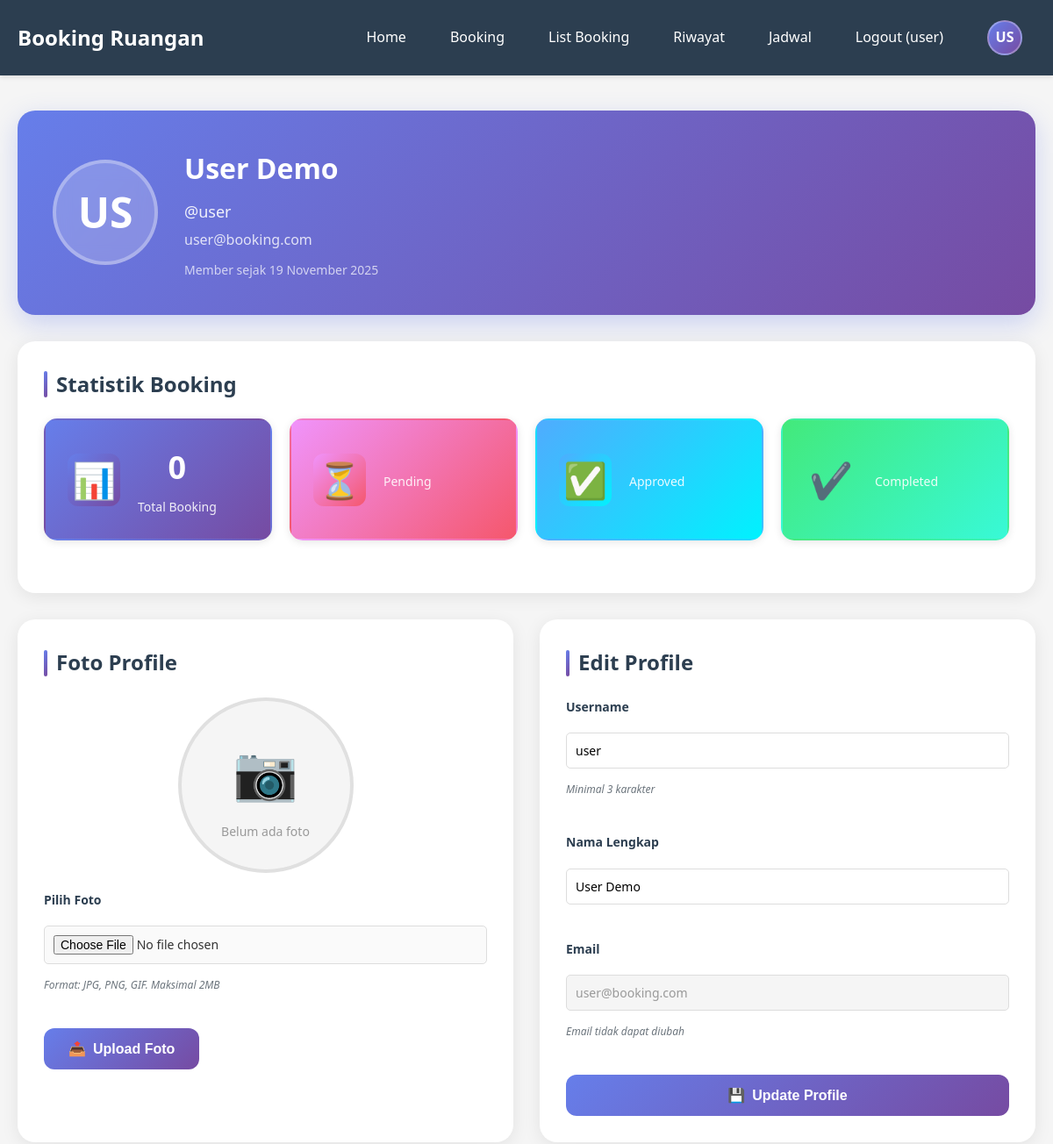
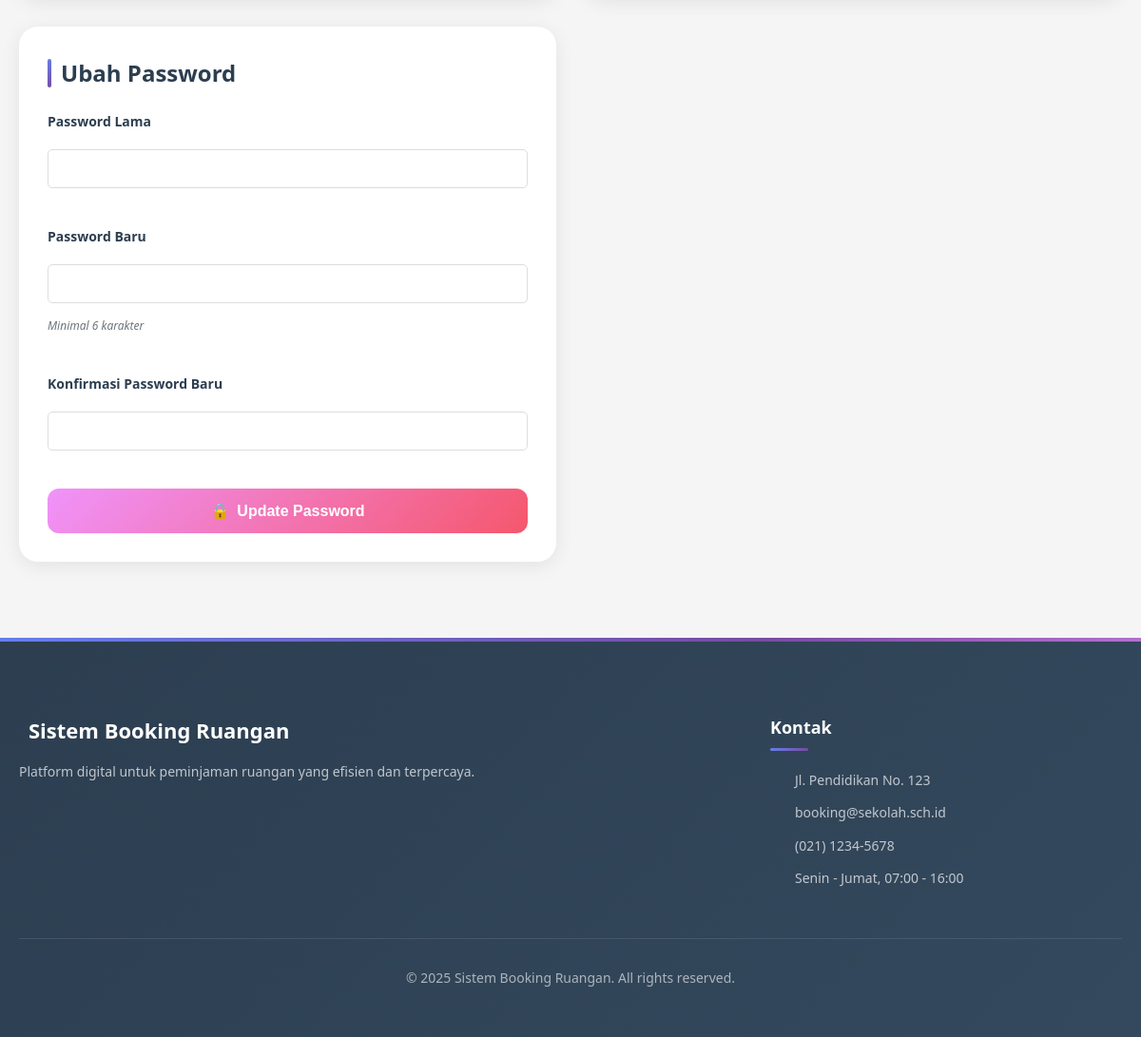
/user/profile.php (signed in), run on the app's committed database (2 pictures, top to bottom).
### tables this page shows
CREATE TABLE IF NOT EXISTS users (
    id INT AUTO_INCREMENT PRIMARY KEY,
    username VARCHAR(50) NOT NULL UNIQUE,
    password VARCHAR(255) NOT NULL,
    nama_lengkap VARCHAR(100) NOT NULL,
    email VARCHAR(100) NOT NULL UNIQUE,
    role ENUM('admin', 'petugas', 'user') DEFAULT 'user',
    profile_picture VARCHAR(255) DEFAULT NULL,
    created_at TIMESTAMP DEFAULT CURRENT_TIMESTAMP
);

### config/functions.php (called while the page is built, shortened)
<?php
function is_logged_in() {
    return isset($_SESSION['user_id']);
}
function is_admin() {
    return isset($_SESSION['role']) && $_SESSION['role'] === 'admin';
}
function is_petugas() {
    return isset($_SESSION['role']) && $_SESSION['role'] === 'petugas';
}
function is_user() {
    return isset($_SESSION['role']) && $_SESSION['role'] === 'user';
}
?>

### user/profile.php (the view, shortened to what this page needs)
<?php
require_once '../config/database.php';
require_once '../config/functions.php';
$user_id = $_SESSION['user_id'];
$query = "SELECT * FROM users WHERE id = ?";
$stmt = mysqli_prepare($conn, $query);
mysqli_stmt_bind_param($stmt, "i", $user_id);
mysqli_stmt_execute($stmt);
$result = mysqli_stmt_get_result($stmt);
$user = mysqli_fetch_assoc($result);
$stats_query = "SELECT
    COUNT(*) as total_booking,
    SUM(CASE WHEN status = 'pending' THEN 1 ELSE 0 END) as pending,
    SUM(CASE WHEN status = 'approved' THEN 1 ELSE 0 END) as approved,
    SUM(CASE WHEN status = 'completed' THEN 1 ELSE 0 END) as completed,
    SUM(CASE WHEN status = 'rejected' THEN 1 ELSE 0 END) as rejected,
    SUM(CASE WHEN status = 'cancelled' THEN 1 ELSE 0 END) as cancelled
FROM booking WHERE user_id = ?";
$stmt_stats = mysqli_prepare($conn, $stats_query);
mysqli_stmt_bind_param($stmt_stats, "i", $user_id);
mysqli_stmt_execute($stmt_stats);
$stats_result = mysqli_stmt_get_result($stmt_stats);
$stats = mysqli_fetch_assoc($stats_result);
include '../includes/header.php';
include '../includes/navbar.php';
?>
<div class="container-profile">
    <div class="profile-header">
        <div class="profile-header-content">
            <div class="profile-avatar">
                <?php if (isset($user['profile_picture']) && $user['profile_picture']): ?>
                    <img src="/PlsworkUKK/uploads/profile/<?php echo htmlspecialchars($user['profile_picture']); ?>" alt="Profile Picture" class="avatar-image">
                <?php else: ?>
                    <span class="avatar-text"><?php echo strtoupper(substr($user['nama_lengkap'], 0, 2)); ?></span>
                <?php endif; ?>
            </div>
            <div class="profile-info">
                <h1><?php echo htmlspecialchars($user['nama_lengkap']); ?></h1>
                <p class="profile-username">@<?php echo htmlspecialchars($user['username']); ?></p>
                <p class="profile-email"><?php echo htmlspecialchars($user['email']); ?></p>
                <p class="profile-member-since">Member sejak <?php echo date('d F Y', strtotime($user['created_at'])); ?></p>
            </div>
        </div>
    </div>
    <div class="profile-content">
        <div class="stats-section">
            <h2 class="section-title">Statistik Booking</h2>
            <div class="stats-grid">
                <div class="stat-card stat-total">
                    <div class="stat-icon">📊</div>
                    <div class="stat-details">
                        <h3><?php echo $stats['total_booking']; ?></h3>
                        <p>Total Booking</p>
                    </div>
                </div>
                <div class="stat-card stat-pending">
                    <div class="stat-icon">⏳</div>
                    <div class="stat-details">
                        <p>Pending</p>
                    </div>
                </div>
                <div class="stat-card stat-approved">
                    <div class="stat-icon">✅</div>
                    <div class="stat-details">
                        <p>Approved</p>
                    </div>
                </div>
                <div class="stat-card stat-completed">
                    <div class="stat-icon">✔️</div>
                    <div class="stat-details">
                        <p>Completed</p>
                    </div>
                </div>
            </div>
        </div>
        <div class="profile-forms">
            <div class="form-section">
                <h2 class="section-title">Foto Profile</h2>
                <div class="photo-preview-container">
                    <div class="photo-preview">
                        <?php if (isset($user['profile_picture']) && $user['profile_picture']): ?>
                            <img src="/PlsworkUKK/uploads/profile/<?php echo htmlspecialchars($user['profile_picture']); ?>" alt="Profile Picture" id="preview_image">
                        <?php else: ?>
                            <div class="photo-preview-placeholder" id="preview_placeholder">
                                <span class="placeholder-icon">📷</span>
                                <p>Belum ada foto</p>
                            </div>
                        <?php endif; ?>
                    </div>
                </div>
                <form method="POST" enctype="multipart/form-data" class="profile-form" id="form_upload_photo">
                    <div class="form-group">
                        <label for="profile_picture">Pilih Foto</label>
                        <input type="file" id="profile_picture" name="profile_picture" accept="image/*" class="input-file" onchange="previewPhoto(this)">
                        <small class="form-hint">Format: JPG, PNG, GIF. Maksimal 2MB</small>
                    </div>
                    <div class="photo-actions">
                        <button type="submit" name="upload_photo" class="btn btn-primary">
                            <span>📤</span> Upload Foto
                        </button>
                    </div>
                </form>
            </div>
            <div class="form-section">
                <h2 class="section-title">Edit Profile</h2>
                <form method="POST" class="profile-form">
                    <div class="form-group">
                        <label for="username">Username</label>
                        <input type="text" id="username" name="username" value="<?php echo htmlspecialchars($user['username']); ?>" required class="input-field" minlength="3">
                        <small class="form-hint">Minimal 3 karakter</small>
                    </div>
                    <div class="form-group">
                        <label for="nama_lengkap">Nama Lengkap</label>
                        <input type="text" id="nama_lengkap" name="nama_lengkap" value="<?php echo htmlspecialchars($user['nama_lengkap']); ?>" required class="input-field">
                    </div>
                    <div class="form-group">
                        <label for="email">Email</label>
                        <input type="email" id="email" value="<?php echo htmlspecialchars($user['email']); ?>" disabled class="input-disabled">
                        <small class="form-hint">Email tidak dapat diubah</small>
                    </div>
                    <button type="submit" name="update_profile" class="btn btn-primary">
                        <span>💾</span> Update Profile
                    </button>
                </form>
            </div>
            <div class="form-section">
                <h2 class="section-title">Ubah Password</h2>
                <form method="POST" class="profile-form">
                    <div class="form-group">
                        <label for="password_lama">Password Lama</label>
                        <input type="password" id="password_lama" name="password_lama" required class="input-field">
                    </div>
                    <div class="form-group">
                        <label for="password_baru">Password Baru</label>
                        <input type="password" id="password_baru" name="password_baru" required class="input-field" minlength="6">
                        <small class="form-hint">Minimal 6 karakter</small>
                    </div>
                    <div class="form-group">
                        <label for="konfirmasi_password">Konfirmasi Password Baru</label>
                        <input type="password" id="konfirmasi_password" name="konfirmasi_password" required class="input-field" minlength="6">
                    </div>
                    <button type="submit" name="update_password" class="btn btn-warning">
                        <span>🔒</span> Update Password
                    </button>
                </form>
            </div>
        </div>
    </div>
</div>
<?php include '../includes/footer.php'; ?>

### includes/navbar.php (shortened to what this page needs)
<nav class="navbar">
    <div class="nav-container">
        <a href="/PlsworkUKK/index.php" class="nav-logo">Booking Ruangan</a>
        <ul class="nav-menu" id="navMenu">
            <?php if (is_logged_in()): ?>
                <?php
                if (is_user()) {
                    $user_id = $_SESSION['user_id'];
                    $query_profile = "SELECT profile_picture, nama_lengkap FROM users WHERE id = ?";
                    $stmt_profile = mysqli_prepare($conn, $query_profile);
                    mysqli_stmt_bind_param($stmt_profile, "i", $user_id);
                    mysqli_stmt_execute($stmt_profile);
                    $result_profile = mysqli_stmt_get_result($stmt_profile);
                    $user_profile = mysqli_fetch_assoc($result_profile);
                }
                ?>
                <?php if (is_admin() || is_petugas()): ?>
                    <li><a href="<?php echo is_admin() ? '/PlsworkUKK/admin/index.php' : '/PlsworkUKK/petugas/index.php'; ?>">Dashboard</a></li>
                    <li><a href="/PlsworkUKK/admin/ruangan.php">Ruangan</a></li>
                    <li><a href="/PlsworkUKK/admin/booking.php">Booking</a></li>
                    <li><a href="/PlsworkUKK/admin/jadwal.php">Jadwal</a></li>
                    <li><a href="/PlsworkUKK/admin/laporan.php">Laporan</a></li>
                    <li><a href="/PlsworkUKK/admin/history.php">History</a></li>
                    <?php if (is_admin()): ?>
                    <li>
                        <a href="/PlsworkUKK/admin/users.php" class="nav-with-badge">Users
                        <?php
                        $count_query = "SELECT COUNT(*) as total FROM password_reset_requests WHERE status = 'pending'";
                        $count_result = mysqli_query($conn, $count_query);
                        $pending_count = mysqli_fetch_assoc($count_result)['total'];
                        if ($pending_count > 0):
                        ?>
                            <span class="nav-notification-badge"><?php echo $pending_count; ?></span>
                        <?php endif; ?>
                        </a>
                    </li>
                    <?php endif; ?>
                <?php else: ?>
                    <li><a href="/PlsworkUKK/index.php">Home</a></li>
                    <li><a href="/PlsworkUKK/user/booking.php">Booking</a></li>
                    <li><a href="/PlsworkUKK/user/list_booking.php">List Booking</a></li>
                    <li><a href="/PlsworkUKK/user/riwayat.php">Riwayat</a></li>
                    <li><a href="/PlsworkUKK/jadwal_view.php">Jadwal</a></li>
                <?php endif; ?>
                <li><a href="/PlsworkUKK/logout.php">Logout (<?php echo $_SESSION['username']; ?>)</a></li>
                <?php if (is_user()): ?>
                    <li class="nav-profile-menu">
                        <a href="/PlsworkUKK/user/profile.php" class="nav-profile-link">
                            <div class="nav-profile-avatar">
                                <?php if (isset($user_profile['profile_picture']) && $user_profile['profile_picture']): ?>
                                    <img src="/PlsworkUKK/uploads/profile/<?php echo htmlspecialchars($user_profile['profile_picture']); ?>" alt="Profile">
                                <?php else: ?>
                                    <span class="nav-avatar-text"><?php echo strtoupper(substr($user_profile['nama_lengkap'], 0, 2)); ?></span>
                                <?php endif; ?>
                            </div>
                        </a>
                    </li>
                <?php endif; ?>
            <?php endif; ?>
        </ul>
    </div>
</nav>

### user/profile.php (style rules this page uses)
.container-profile { max-width: 1200px; margin: 40px auto; padding: 0 20px; }
.profile-header { background: linear-gradient(135deg, #667eea 0%, #764ba2 100%); border-radius: 20px; padding: 40px; color: white; box-shadow: 0 10px 30px rgba(102, 126, 234, 0.3); margin-bottom: 30px; }
.profile-header-content { display: flex; align-items: center; gap: 30px; }
.profile-avatar { width: 120px; height: 120px; border-radius: 50%; background: rgba(255, 255, 255, 0.2); backdrop-filter: blur(10px); display: flex; align-items: center; justify-content: center; border: 4px solid rgba(255, 255, 255, 0.3); overflow: hidden; }
.avatar-text { font-size: 48px; font-weight: bold; color: white; }
.profile-info h1 { margin: 0 0 10px 0; font-size: 32px; }
.profile-username { font-size: 18px; opacity: 0.9; margin: 5px 0; }
.profile-email { font-size: 16px; opacity: 0.8; margin: 5px 0; }
.profile-member-since { font-size: 14px; opacity: 0.7; margin-top: 10px; }
.profile-content { display: flex; flex-direction: column; gap: 30px; }
.section-title { font-size: 24px; margin-bottom: 20px; color: #2c3e50; display: flex; align-items: center; gap: 10px; }
.section-title::before { content: ''; width: 4px; height: 30px; background: linear-gradient(135deg, #667eea 0%, #764ba2 100%); border-radius: 2px; }
.stats-section { background: white; padding: 30px; border-radius: 20px; box-shadow: 0 4px 20px rgba(0, 0, 0, 0.08); }
.stats-grid { display: grid; grid-template-columns: repeat(auto-fit, minmax(220px, 1fr)); gap: 20px; }
.stat-card { padding: 25px; border-radius: 15px; display: flex; align-items: center; gap: 20px; transition: transform 0.3s ease, box-shadow 0.3s ease; border: 2px solid transparent; }
.stat-total { background: linear-gradient(135deg, #667eea 0%, #764ba2 100%); color: white; }
.stat-pending { background: linear-gradient(135deg, #f093fb 0%, #f5576c 100%); color: white; }
.stat-approved { background: linear-gradient(135deg, #4facfe 0%, #00f2fe 100%); color: white; }
.stat-completed { background: linear-gradient(135deg, #43e97b 0%, #38f9d7 100%); color: white; }
.stat-icon { font-size: 40px; color: white; }
.stat-details h3 { font-size: 36px; margin: 0; font-weight: bold; color: white; }
.stat-details p { margin: 5px 0 0 0; font-size: 14px; opacity: 0.9; color: white; }
.profile-forms { display: grid; grid-template-columns: repeat(auto-fit, minmax(450px, 1fr)); gap: 30px; }
.form-section { background: white; padding: 30px; border-radius: 20px; box-shadow: 0 4px 20px rgba(0, 0, 0, 0.08); }
.profile-form { display: flex; flex-direction: column; gap: 20px; }
.form-group { display: flex; flex-direction: column; gap: 8px; }
.form-group label { font-weight: 600; color: #2c3e50; font-size: 14px; }
.input-field, .input-disabled { padding: 12px 16px; border: 2px solid #e0e0e0; border-radius: 10px; font-size: 14px; transition: all 0.3s ease; }
.input-disabled { background: #f5f5f5; color: #999; cursor: not-allowed; }
.form-hint { font-size: 12px; color: #666; font-style: italic; }
.btn { padding: 14px 28px; border: none; border-radius: 12px; font-size: 16px; font-weight: 600; cursor: pointer; display: flex; align-items: center; justify-content: center; gap: 8px; transition: all 0.3s ease; }
.btn-primary { background: linear-gradient(135deg, #667eea 0%, #764ba2 100%); color: white; }
.btn-warning { background: linear-gradient(135deg, #f093fb 0%, #f5576c 100%); color: white; }
.photo-preview-container { margin-bottom: 20px; }
.photo-preview { width: 200px; height: 200px; margin: 0 auto; border-radius: 50%; overflow: hidden; border: 4px solid #e0e0e0; background: #f5f5f5; display: flex; align-items: center; justify-content: center; }
.photo-preview-placeholder { text-align: center; color: #999; }
.placeholder-icon { font-size: 60px; display: block; margin-bottom: 10px; }
.photo-preview-placeholder p { margin: 0; font-size: 14px; }
.input-file { padding: 12px; border: 2px dashed #e0e0e0; border-radius: 10px; font-size: 14px; cursor: pointer; transition: all 0.3s ease; background: #fafafa; }
.photo-actions { display: flex; gap: 10px; flex-wrap: wrap; }

### data on the page
users: nama_lengkap "US", nama_lengkap "User Demo", username "user", email "user@booking.com", created_at "19 November 2025"

### other printed values
$_SESSION['username'] "user"
$stats['total_booking'] "0"
